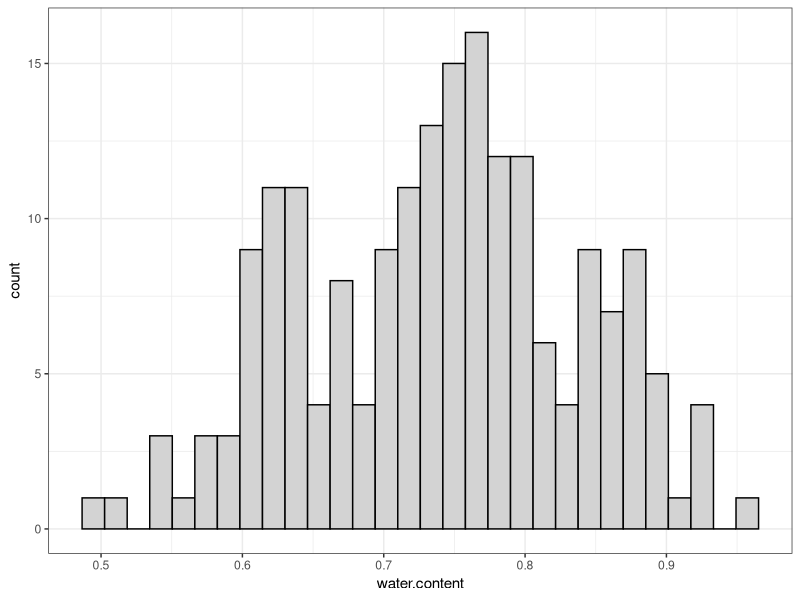
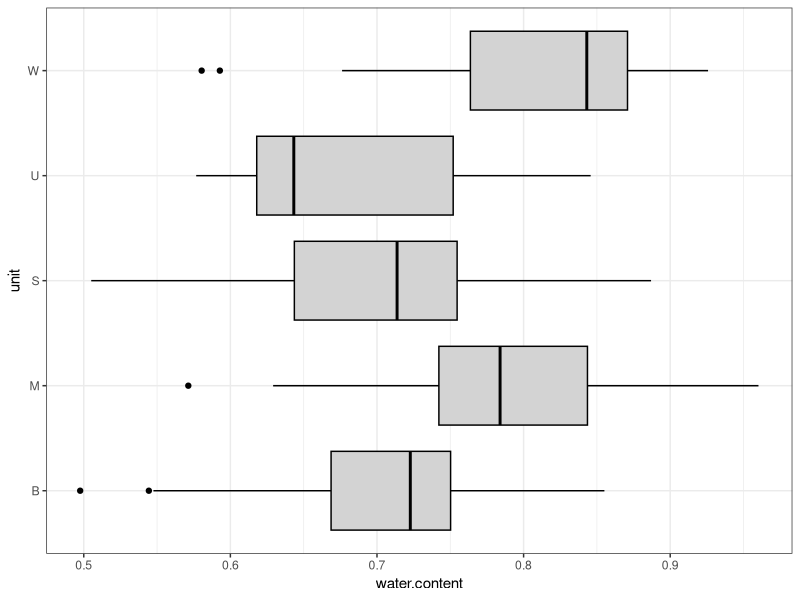
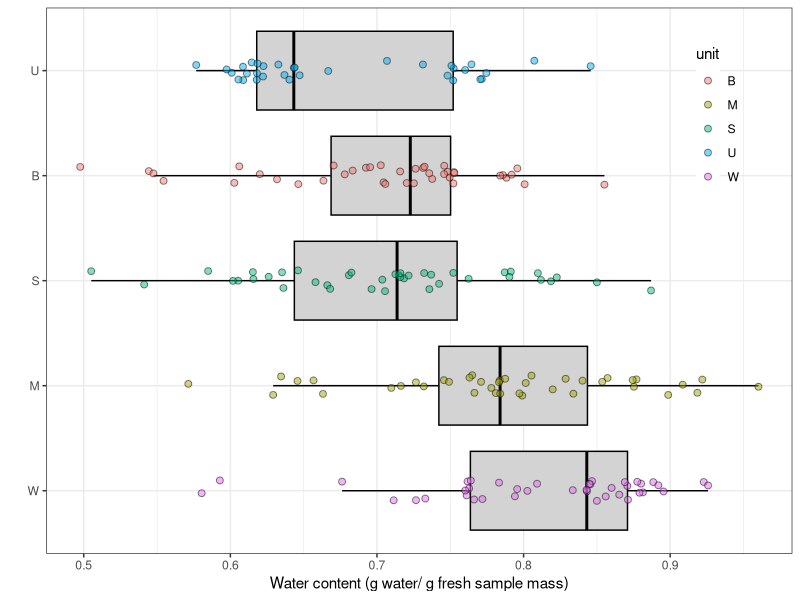
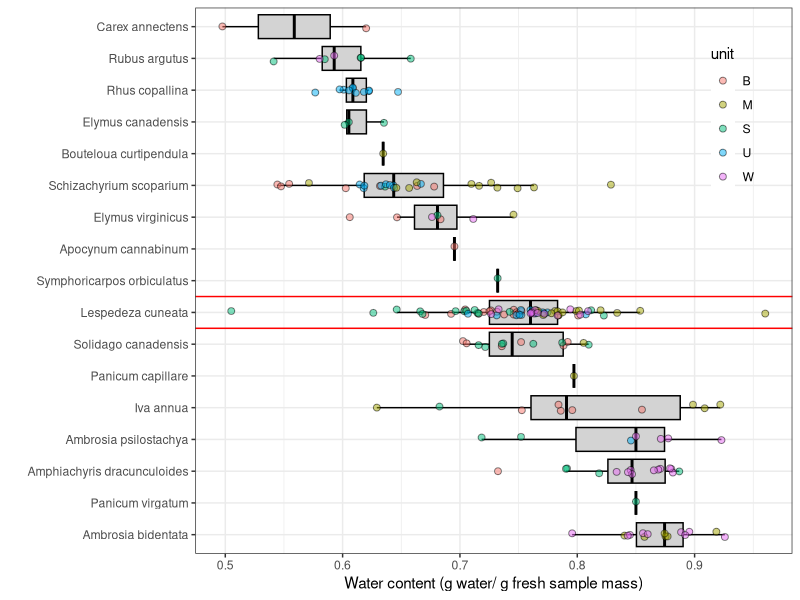
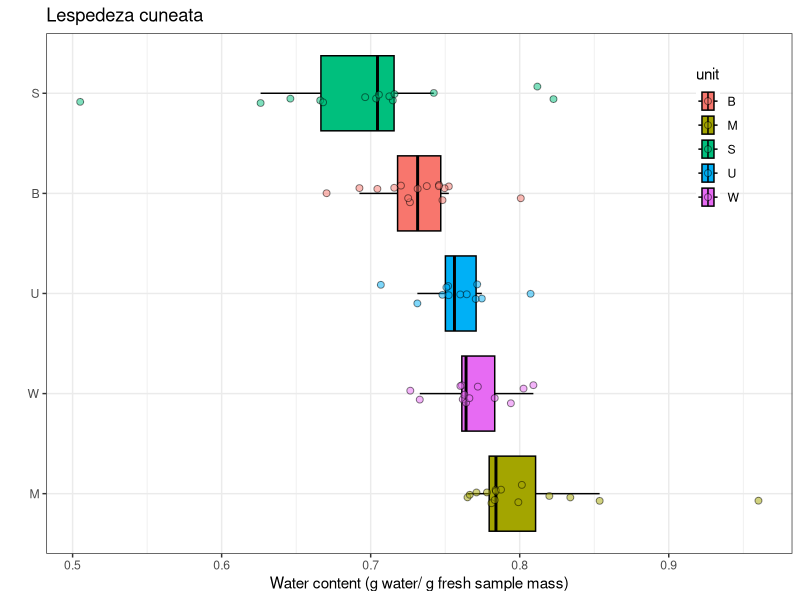
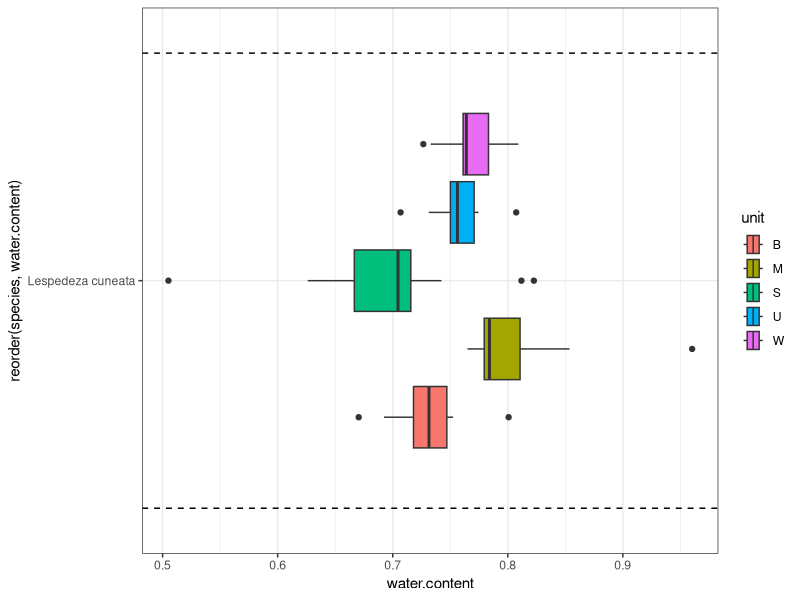
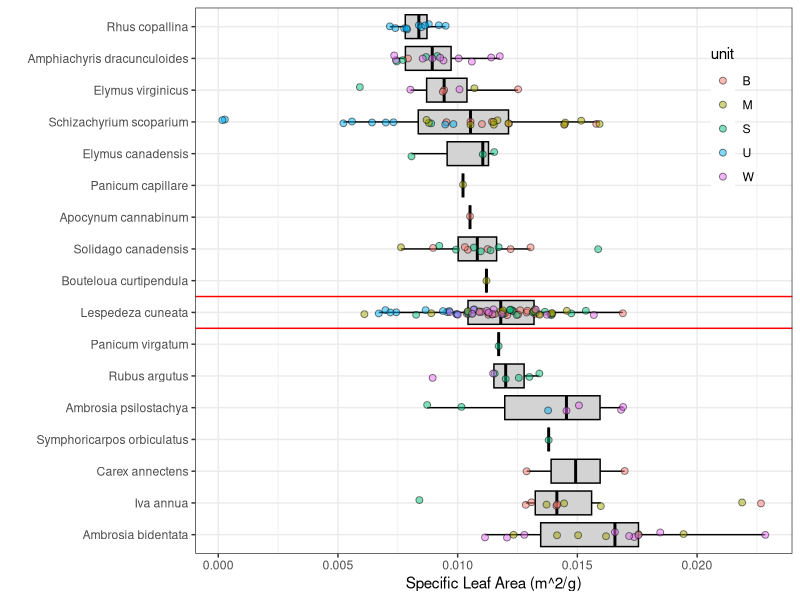
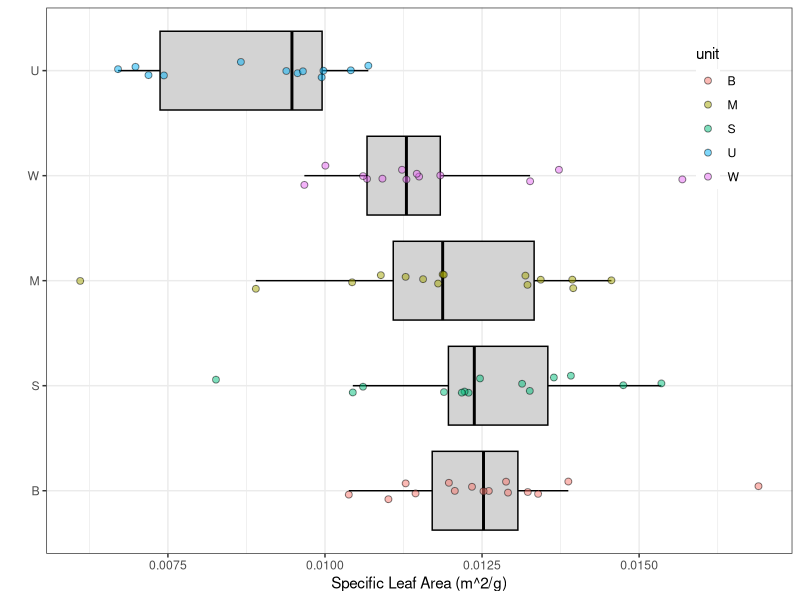

R code for these plots, in order:

tgpp<-read.csv("./data/tgpp_ecophys.csv")
head(tgpp)
library(ggplot2)

head(tgpp)
# need to calculate water content:
tgpp$water.content<- (tgpp$fresh.mass-tgpp$dry.mass)/tgpp$fresh.mass #units g/g
# need to calculate specific leaf area: 
tgpp$SLA <- tgpp$area / tgpp$dry.mass #units m2 / g


#first, some basic visualization
#histogram:
ggplot(tgpp, aes(x=water.content)) + 
  geom_histogram(color='black', fill='lightgrey') +
  theme_bw()

#boxplot of all data:
ggplot(tgpp, aes(x=water.content, y= unit)) + 
  geom_boxplot(color='black', fill='lightgrey') +
  theme_bw()


# water content plots
ggplot(tgpp, aes(x=water.content, y=reorder(unit, -water.content), fill = unit)) + 
  geom_boxplot(color='black', fill = 'lightgrey', outlier.color="NA") + 
  geom_jitter(pch =21, size=2, alpha = 0.5, height=0.1,aes(fill=unit)) +
  theme_bw() +
  theme(legend.position=c(0.9, 0.8),
        legend.background=element_blank()) +
  xlab("Water content (g water/ g fresh sample mass)") +
  ylab("")

ggplot(tgpp, aes(x=water.content, y=reorder(species, -water.content), fill = unit)) + 
  geom_boxplot(color='black', fill = 'lightgrey', outlier.color="NA") + 
  geom_jitter(pch =21, size=2, alpha = 0.5, height=0.1,aes(fill=unit)) +
  theme_bw() +
  theme(legend.position=c(0.9, 0.8),
        legend.background=element_blank()) +
  xlab("Water content (g water/ g fresh sample mass)") +
  ylab("") +
  geom_hline(yintercept=c(7.5,8.5), color = 'red')

ggplot(subset(tgpp, species=="Lespedeza cuneata"), aes(x=water.content, y=reorder(unit, -water.content), fill = unit)) + 
  geom_boxplot(color='black', outlier.color="NA") + 
  geom_jitter(pch =21, size=2, alpha = 0.5, height=0.1,aes(fill=unit)) +
  theme_bw() +
  theme(legend.position=c(0.9, 0.8),
        legend.background=element_blank()) +
  xlab("Water content (g water/ g fresh sample mass)") +
  ylab("") +
  geom_hline(yintercept=c(7.5,8.5), color = 'red') +
  ggtitle("Lespedeza cuneata")



ggplot(subset(tgpp, species =="Lespedeza cuneata"), aes(x=water.content, y=reorder(species, water.content), fill = unit)) + 
  geom_boxplot() +
  theme_bw() +
  geom_hline(yintercept=c(.5,1.5,2.5,3.5,4.5,5.5,6.5,7.5,8.5,9.5,10.5,11.5,12.5, 13.5, 14.5, 15.5, 16.5),
             color = 'black', linetype = 'dashed')


# SLA Plots
ggplot(tgpp, aes(x=SLA, y=reorder(species, -SLA), fill = unit)) + 
  geom_boxplot(color='black', fill = 'lightgrey', outlier.color="NA") + 
  geom_jitter(pch =21, size=2, alpha = 0.5, height=0.1,aes(fill=unit)) +
  theme_bw() +
  theme(legend.position=c(0.9, 0.8),
        legend.background=element_blank()) +
  xlab("Specific Leaf Area (m^2/g)") +
  ylab("") +
  geom_hline(yintercept=c(7.5,8.5), color = 'red')

ggplot(subset(tgpp, species=="Lespedeza cuneata"), aes(x=SLA, y=reorder(unit, -SLA), fill = unit)) + 
  geom_boxplot(color='black', fill = 'lightgrey', outlier.color="NA") + 
  geom_jitter(pch =21, size=2, alpha = 0.5, height=0.1,aes(fill=unit)) +
  theme_bw() +
  theme(legend.position=c(0.9, 0.8),
        legend.background=element_blank()) +
  xlab("Specific Leaf Area (m^2/g)") +
  ylab("") +
  geom_hline(yintercept=c(7.5,8.5), color = 'red')


